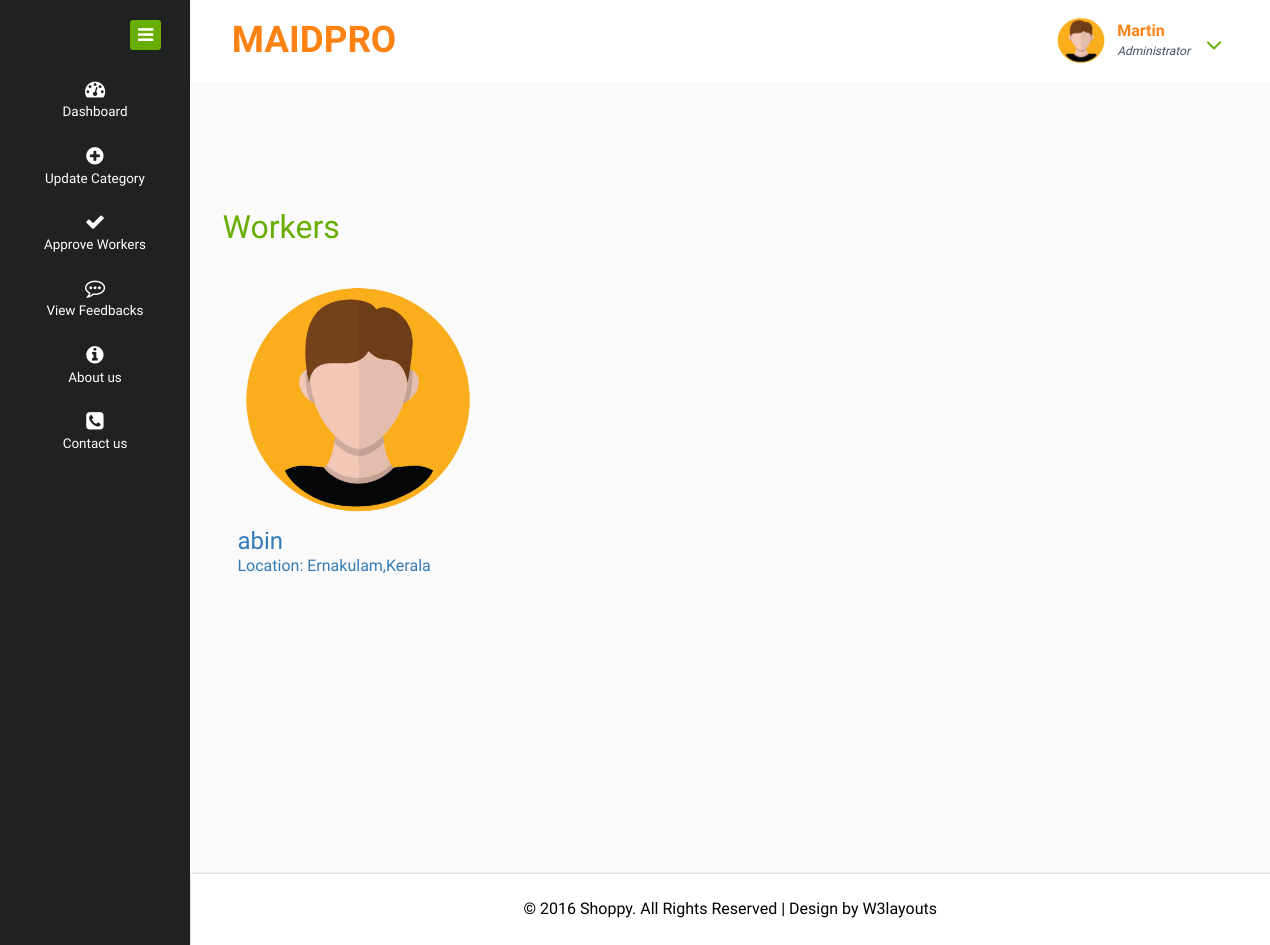
/admin/viewworkerss.php?category=Baby Sitter, run on the app's committed database.
### tables this page shows
CREATE TABLE `registration` (
  `user_id` int(11) NOT NULL,
  `email` varchar(50) NOT NULL,
  `name` varchar(30) NOT NULL,
  `phone` bigint(11) NOT NULL,
  `profile_pic` varchar(50) NOT NULL DEFAULT 'images/profile_pic.png',
  `house` varchar(30) NOT NULL,
  `place` varchar(30) NOT NULL,
  `district` varchar(30) NOT NULL,
  `state` varchar(30) NOT NULL,
  `pincode` int(10) NOT NULL,
  `gender` varchar(20) NOT NULL,
  `date_of_birth` varchar(20) NOT NULL
);

CREATE TABLE `district` (
  `district_id` int(11) NOT NULL,
  `state_id` int(11) NOT NULL,
  `district` varchar(30) NOT NULL
);

CREATE TABLE `state` (
  `state_id` int(11) NOT NULL,
  `state` varchar(30) NOT NULL
);

### admin/viewworkerss.php (the view)
<?php
	include("header.php");
    include("dbconn.php");
?>
<?php
$category=$_GET['category'];
?>
<div class="inner-block">
    <div class="blank">
    	<h2>Workers</h2>
    	<?php
    	$sql="select * from registration,verification,worker where verification.status=1 and worker.email=verification.email and verification.email=registration.email and worker.category='$category' ";
    	$res=mysqli_query($conn,$sql);
    	if(mysqli_num_rows($res)>0){
    		while ($r=mysqli_fetch_assoc($res)) {
    	?>
    	<div class="col-md-4 bg-white">
    		<a href="viewdetails.php?email=<?php echo $r['email']?>">
    		<img src="../users/<?php echo $r['profile_pic']?>" width=240>
    		<h3><?php echo $r['name']?></h3>
    		<p>Location:
    			<?php
                                     $d=$r["district"];
                                     $s="select district from district where district_id=$d";
                        $res1=mysqli_query($conn,$s);
                        $row=mysqli_fetch_assoc($res1);
                        $c=$row["district"];
                        echo $c;
                        $d=$r["state"];
                                     $s="select state from state where state_id=$d";
                        $res1=mysqli_query($conn,$s);
                        $row=mysqli_fetch_assoc($res1);
                        $c=$row["state"];
                        echo ",$c";
                ?>
                <br>
    		</p>
    	</a>
    	</div>
    	<?php
    		}
    	}
    	else{
    	?>
    	<h3 class="text-center">No workers found</h3>
    	<?php
    	}
    	?>
    </div>
</div>
<?php
	include("footer.php");
?>

### data on the page
registration: profile_pic (picture), name "abin", district.district "Ernakulam", state.state "Kerala"
